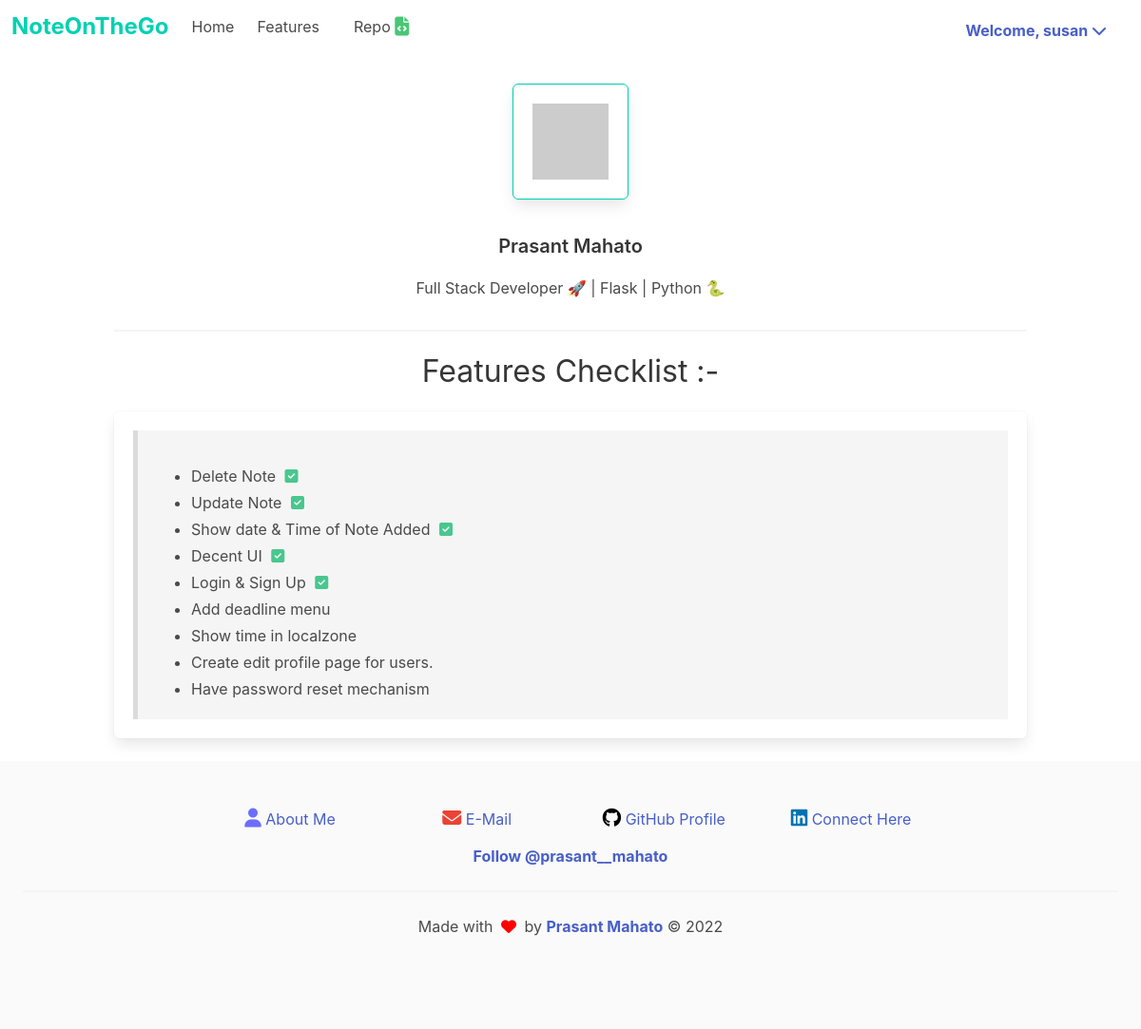
The page /user/prasant_33 (signed in) on the database its author committed.
### app/model.py (models this page shows, shortened)
class User(UserMixin, db.Model):
    id = db.Column(db.Integer, primary_key=True)
    username = db.Column(db.String(64), index=True, unique=True)
    about_me = db.Column(db.String(64), nullable=True)
    first_name = db.Column(db.String(64))
    last_name = db.Column(db.String(64))
    email = db.Column(db.String(120), index=True, unique=True)
    password_hash = db.Column(db.String(128))
    notes = db.relationship('Todo', backref='author', lazy='dynamic')
    def avatar(self, profile_image, size):
        digest = md5(self.email.lower().encode('utf-8')).hexdigest()
        return 'https://www.gravatar.com/avatar/{}?d={}&s={}'.format(digest,profile_image, size)

### app/routes.py (the view)
@app.route('/user/<username>', methods=['GET', 'POST'])
@login_required
def user(username):
    user = User.query.filter_by(username=username).first_or_404()
    return render_template('user.html', user=user)

### app/model.py (called while the page is built)
@login.user_loader
def load_user(id):
    return User.query.get(int(id))

### app/templates/user.html (shortened to what this page needs)
{% extends 'base.html' %}
{% block content %}
<div class="container content">
    <table>
        <tr valing='top'>
            <td class="content">
                <figure>
                        <img src="{{ user.avatar('robohash', size='128') }}" style="border: 1px solid hsl(171, 100%, 41%);" class="box">
                </figure>
                <p class="is-text is-size-5 title">
                    {{ user.first_name }} {{ user.last_name  }}
                </p>
                {% if user.about_me %}
                    <p>{{ user.about_me }} </p>
                {% endif %}
            </td>
        </tr>
    </table>
    <hr>
</div>
{% endblock %}

### app/templates/base.html (shortened to what this page needs)
<!DOCTYPE html>
<html lang="en">
<head>
    <link rel="stylesheet" type="text/css" href="{{ url_for('static', filename='css/bulma.min.css') }}">
    <link rel="stylesheet" type="text/css" href="{{ url_for('static', filename='css/main.css') }}">
</head>
<body>
    <nav class="navbar" role="navigation" aria-label="main navigation">
        <div class="navbar-brand">
          <a class="navbar-item" href="{{ url_for('index') }} ">
            <div class="content control has-text-primary is-size-4">
                <strong>NoteOnTheGo</strong>
            </div>
          </a>
        </div>
        <div id="navbarBasicExample" class="navbar-menu">
          <div class="navbar-start">
            <a class="navbar-item" href="{{ url_for('index') }}">
              Home
            </a>
            <a class="navbar-item" href="#c2" style="scroll-behavior: smooth;">
              Features
            </a>
            <div class="navbar-item">
              <p class="control">
                <a class="navbar-item" href="https://github.com/prasantmahato/Noteonthego" style="scroll-behavior: smooth;" target="_blank">
                  <span>Repo</span>
                  <span class="icon is-size-5">
                    <i class="fas fa-file-code"></i>
                  </span>
                </a>
              </p>
            </div>
          </div>
          <div class="navbar-end">
            <div class="navbar-item">
              <div class="buttons">
                {% if not current_user.is_anonymous %}
                  <div class="navbar-item has-dropdown is-hoverable pr-5">
                    <a class="dropdown-link" id="uppercase">
                      <strong>
                      Welcome, {{ current_user.username }} <i class="fas fa-chevron-down"></i>
                      </strong>
                    </a>
                  </div>
                {% endif %}
              </div>
            </div>
          </div>
        </div>
      </nav>
    <div class="conatainer content has-text-centered pt-5">
        {% block content %}
        {% endblock %}
    </div>
    <div class="title conatainer has-text-centered" id="c2">
      <h2>
        Features Checklist :-
      </h2>
    </div>
    <div class="container box content">
      <blockquote>
        <ul>
          <li>
            Delete Note
            <span class="icon has-text-success "><i class="fas fa-check-square"></i></span>
          </li>
          <li>
            Update Note
            <span class="icon has-text-success "><i class="fas fa-check-square"></i></span>
          </li>
          <li>
            Show date & Time of Note Added
            <span class="icon has-text-success "><i class="fas fa-check-square"></i></span>
          </li>
          <li>
            Decent UI
            <span class="icon has-text-success "><i class="fas fa-check-square"></i></span>
          </li>
          <li>
            Login & Sign Up
            <span class="icon has-text-success "><i class="fas fa-check-square"></i></span>
          </li>
          <li>Add deadline menu</li>
          <li>Show time in localzone</li>
          <li>Create edit profile page for users.</li>
          <li>Have password reset mechanism</li>
        </ul>
      </blockquote>
    </div>
    <footer class="footer">
      <div class="content has-text-centered">
          <div class="columns is-tablet is-3 ">
            <div class="column" id="removeDiv"></div>
            <div class="column button is-outlined is-ghost">
              <i class="is-size-5 fas fa-user"></i>
              <a href="https://prasantmahato.github.io" target="_blank"> About Me</a>
            </div>
            <div class="column button is-outlined is-ghost">
              <i class="is-size-5 fas fa-envelope"></i>
              <a href="mailto:prasantmahato33@gmail.com" target="_blank"> E-Mail</a>
            </div>
            <div class="column button is-outlined is-ghost">
              <i class="is-size-5 fab fa-github"></i>
              <a href="https://github.com/prasantmahato" target="_blank"> GitHub Profile</a>
            </div>
            <div class="column button is-outlined is-ghost">
              <i class="is-size-5 fab fa-linkedin"></i>
              <a href="https://www.linkedin.com/in/prasant-mahato/" target="_blank"> Connect Here</a>
            </div>
            <div class="column" id="removeDiv"></div>
          </div>
        <strong>
          <a href="https://twitter.com/prasant__mahato?ref_src=twsrc%5Etfw" class="twitter-follow-button" data-size="large" data-show-count="false">
            Follow @prasant__mahato
          </a>
        </strong>
        <hr>
        <div>
          Made with <span class="icon" style="color: red;">
            <i class="fas fa-heart"></i>
          </span> by
          <strong><a href="https://prasantmahato.github.io">Prasant Mahato</a></strong>
          &copy;
          <span id="copyright">
          </span>
      </div>
      </div>
    </footer>
</body>
</html>

### app/static/css/main.css (style rules this page uses)
.fa-user { color: rgb(109, 109, 253); }
.fa-envelope { color: #ea4335; }
.fa-github { color: black; }
.fa-linkedin { color: #0072b1; }
.fa-file-code { color: hsl(141, 53%, 53%); }

### rows shown on the page
User: username "susan"
User: first_name "Prasant", last_name "Mahato", about_me "Full Stack Developer 🚀 | Flask | Python 🐍"
